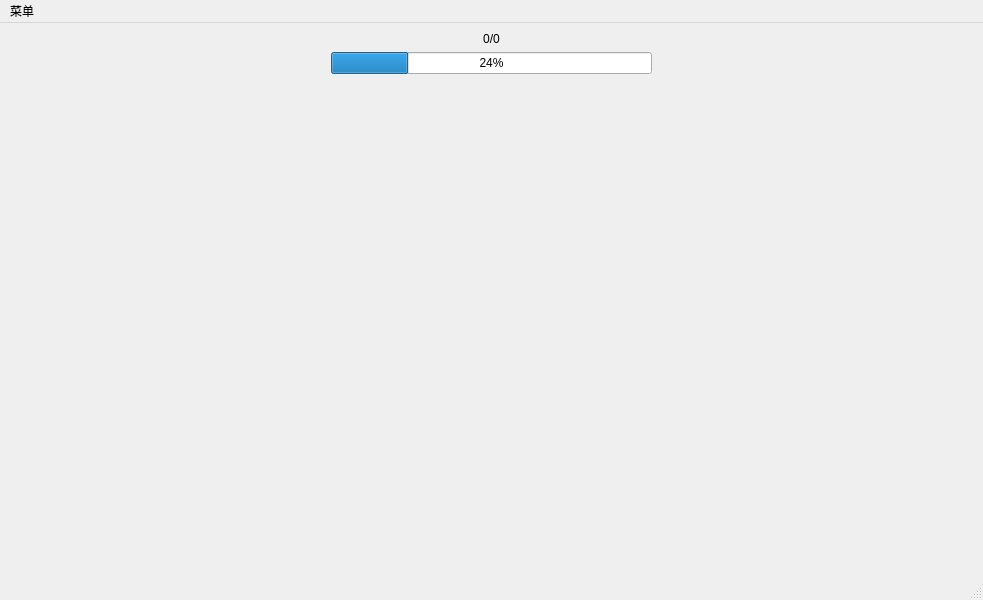
<?xml version="1.0" encoding="UTF-8"?>
<ui version="4.0">
 <class>MainWindow</class>
 <widget class="QMainWindow" name="MainWindow">
  <property name="geometry">
   <rect>
    <x>0</x>
    <y>0</y>
    <width>983</width>
    <height>600</height>
   </rect>
  </property>
  <property name="minimumSize">
   <size>
    <width>800</width>
    <height>600</height>
   </size>
  </property>
  <property name="windowTitle">
   <string>MainWindow</string>
  </property>
  <widget class="QWidget" name="centralwidget">
   <layout class="QGridLayout" name="gridLayout">
    <item row="0" column="0">
     <layout class="QVBoxLayout" name="verticalLayout_2">
      <item>
       <layout class="QHBoxLayout" name="horizontalLayout">
        <item>
         <spacer name="horizontalSpacer">
          <property name="orientation">
           <enum>Qt::Horizontal</enum>
          </property>
          <property name="sizeHint" stdset="0">
           <size>
            <width>40</width>
            <height>20</height>
           </size>
          </property>
         </spacer>
        </item>
        <item>
         <layout class="QVBoxLayout" name="verticalLayout">
          <item>
           <widget class="QLabel" name="label">
            <property name="text">
             <string>0/0</string>
            </property>
            <property name="scaledContents">
             <bool>true</bool>
            </property>
            <property name="alignment">
             <set>Qt::AlignCenter</set>
            </property>
           </widget>
          </item>
          <item>
           <widget class="QProgressBar" name="progressBar">
            <property name="value">
             <number>24</number>
            </property>
           </widget>
          </item>
         </layout>
        </item>
        <item>
         <spacer name="horizontalSpacer_2">
          <property name="orientation">
           <enum>Qt::Horizontal</enum>
          </property>
          <property name="sizeHint" stdset="0">
           <size>
            <width>40</width>
            <height>20</height>
           </size>
          </property>
         </spacer>
        </item>
       </layout>
      </item>
      <item>
       <spacer name="verticalSpacer">
        <property name="orientation">
         <enum>Qt::Vertical</enum>
        </property>
        <property name="sizeHint" stdset="0">
         <size>
          <width>20</width>
          <height>40</height>
         </size>
        </property>
       </spacer>
      </item>
     </layout>
    </item>
   </layout>
  </widget>
  <widget class="QMenuBar" name="menubar">
   <property name="geometry">
    <rect>
     <x>0</x>
     <y>0</y>
     <width>983</width>
     <height>21</height>
    </rect>
   </property>
   <widget class="QMenu" name="menu">
    <property name="title">
     <string>菜单</string>
    </property>
    <addaction name="action_import"/>
    <addaction name="action_export"/>
    <addaction name="action_play_vedio"/>
    <addaction name="actionImportMusic"/>
   </widget>
   <addaction name="menu"/>
  </widget>
  <widget class="QStatusBar" name="statusbar"/>
  <action name="action_import">
   <property name="text">
    <string>（批量）导入</string>
   </property>
  </action>
  <action name="action_export">
   <property name="text">
    <string>导出视频</string>
   </property>
  </action>
  <action name="action_play_vedio">
   <property name="text">
    <string>播放视频</string>
   </property>
  </action>
  <action name="actionImportMusic">
   <property name="text">
    <string>替换bgm</string>
   </property>
  </action>
 </widget>
 <resources/>
 <connections/>
</ui>
